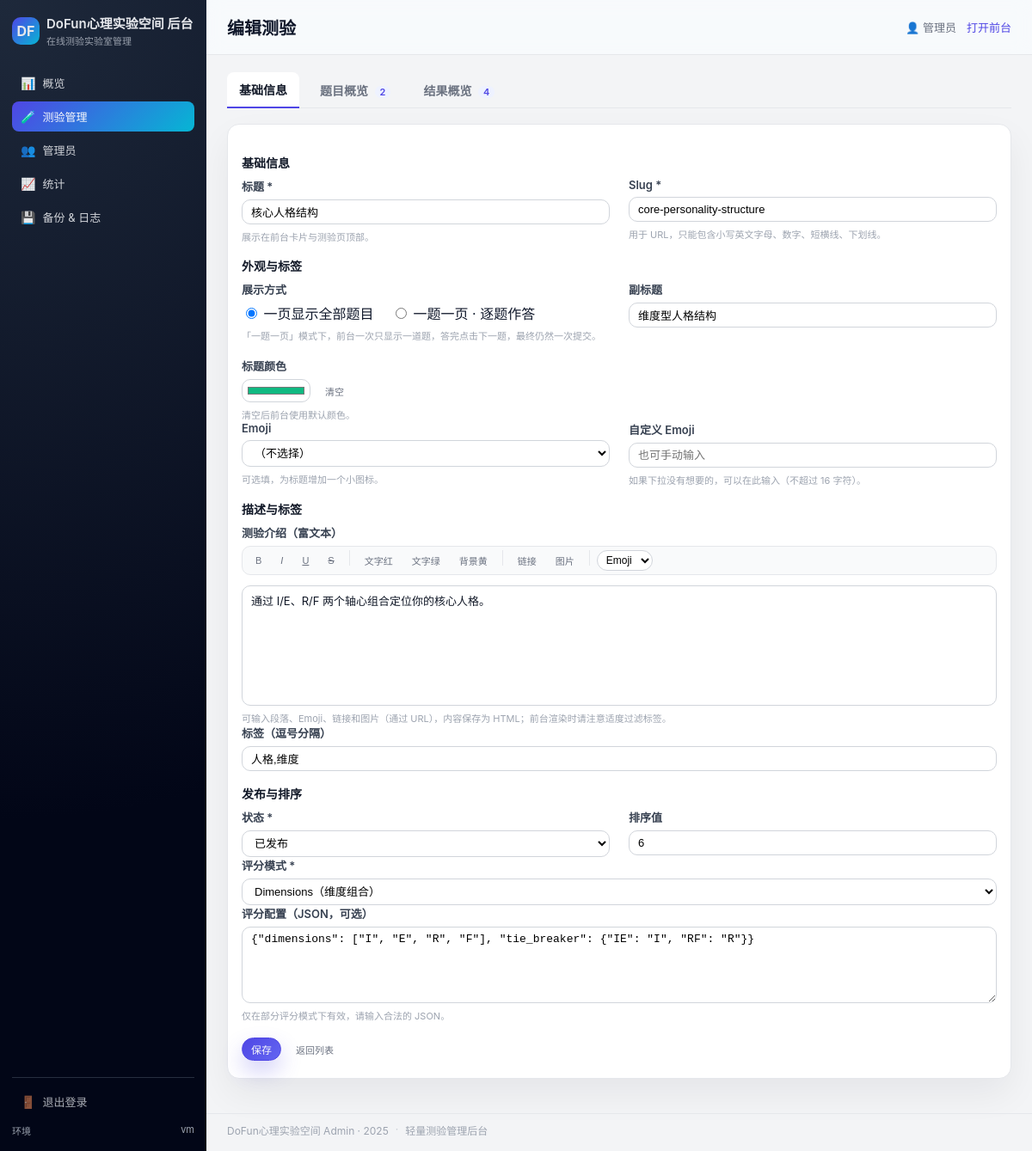
/admin/test_edit.php?id=3 (signed in), run on the app's committed database.
### tables this page shows
CREATE TABLE `tests` (
  `id` int(10) UNSIGNED NOT NULL,
  `slug` varchar(100) NOT NULL,
  `title` varchar(255) NOT NULL,
  `subtitle` varchar(255) DEFAULT NULL,
  `description` text,
  `title_color` char(7) DEFAULT NULL,
  `emoji` varchar(16) DEFAULT NULL,
  `tags` varchar(255) DEFAULT NULL,
  `status` enum('draft','published','archived') NOT NULL DEFAULT 'draft',
  `sort_order` int(11) NOT NULL DEFAULT '0',
  `created_at` datetime NOT NULL DEFAULT CURRENT_TIMESTAMP,
  `updated_at` datetime NOT NULL DEFAULT CURRENT_TIMESTAMP ON UPDATE CURRENT_TIMESTAMP,
  `scoring_mode` enum('simple','dimensions','range','custom') NOT NULL DEFAULT 'simple',
  `scoring_config` json DEFAULT NULL,
  `display_mode` enum('single_page','step_by_step') NOT NULL DEFAULT 'single_page'
);

### admin/test_edit.php (called while the page is built, shortened)
<?php
$section = isset($_GET['section']) ? trim((string)$_GET['section']) : 'basic';
include __DIR__ . '/layout.php';

### admin/partials/test_edit_content.php (the view, shortened to what this page needs)
<?php
$testId   = isset($_GET['id']) && ctype_digit((string)$_GET['id']) ? (int)$_GET['id'] : null;
$section  = isset($section) ? $section : (isset($_GET['section']) ? trim((string)$_GET['section']) : 'basic');
$errors   = [];
$statuses = [
    'draft'     => '草稿',
    'published' => '已发布',
    'archived'  => '已归档',
];
function admin_column_exists(PDO $pdo, string $table, string $column): bool
{
    static $cache = [];
    $dbName = (string)$pdo->query('SELECT DATABASE()')->fetchColumn();
    $key = "{$dbName}.{$table}.{$column}";
    $stmt = $pdo->prepare("
        SELECT 1
        FROM information_schema.COLUMNS
        WHERE TABLE_SCHEMA = ? AND TABLE_NAME = ? AND COLUMN_NAME = ?
        LIMIT 1
    ");
    $stmt->execute([$dbName, $table, $column]);
    $cache[$key] = (bool)$stmt->fetchColumn();
    return $cache[$key];
}
$hasTitleColorCol = admin_column_exists($pdo, 'tests', 'title_color');
$emojiOptions = [
    ''   => '（不选择）',
    '🧠' => '🧠 大脑',
    '💘' => '💘 爱心',
    '🔥' => '🔥 火焰',
    '🌙' => '🌙 月亮',
    '🎲' => '🎲 骰子',
    '📚' => '📚 书本',
    '😈' => '😈 小恶魔',
    '🌈' => '🌈 彩虹',
    '⭐' => '⭐ 星星',
    '🎯' => '🎯 靶心',
    '🎧' => '🎧 耳机',
    '🪐' => '🪐 行星',
];
$scoringModes = [
    'simple'     => 'Simple（单结果）',
    'dimensions' => 'Dimensions（维度组合）',
    'range'      => 'Range（区间）',
    'custom'     => 'Custom（自定义）',
];
$formData = [
    'title'          => '',
    'slug'           => '',
    'subtitle'       => '',
    'description'    => '',
    'emoji'          => '',
    'title_color'    => '#6366F1',
    'tags'           => '',
    'status'         => 'draft',
    'sort_order'     => 0,
    'scoring_mode'   => 'simple',
    'scoring_config' => '',
    'display_mode'   => 'single_page',
];
$existingTest = null;
if ($testId) {
    $stmt = $pdo->prepare('SELECT * FROM tests WHERE id = :id LIMIT 1');
    $stmt->execute([':id' => $testId]);
    $existingTest = $stmt->fetch(PDO::FETCH_ASSOC);
    if (!$existingTest) {
        $errors[] = '未找到对应的测验。';
    } else {
        foreach ($formData as $key => $defaultValue) {
            if (array_key_exists($key, $existingTest)) {
                $formData[$key] = $existingTest[$key] ?? '';
            }
        }
    }
}
?>
<?php
$emojiSelectValue = array_key_exists($formData['emoji'], $emojiOptions) ? $formData['emoji'] : '';
$questions = [];
$results = [];
if ($testId && $existingTest) {
    $stmtQ = $pdo->prepare("
        SELECT id, question_text, sort_order
        FROM questions
        WHERE test_id = :test_id
        ORDER BY sort_order ASC, id ASC
    ");
    $stmtQ->execute([':test_id' => $testId]);
    $questions = $stmtQ->fetchAll(PDO::FETCH_ASSOC);
    $stmtR = $pdo->prepare("
        SELECT id, code, title, description, image_url, min_score, max_score
        FROM results
        WHERE test_id = :test_id
        ORDER BY id ASC
    ");
    $stmtR->execute([':test_id' => $testId]);
    $results = $stmtR->fetchAll(PDO::FETCH_ASSOC);
}
?>
<div class="admin-subtabs">
    <a href="test_edit.php?id=<?= $testId ?>&section=basic"
       class="admin-subtab__item <?= $section === 'basic' ? 'is-active' : '' ?>">基础信息</a>
    <a href="test_edit.php?id=<?= $testId ?>&section=questions"
       class="admin-subtab__item <?= $section === 'questions' ? 'is-active' : '' ?>">
        题目概览
        <?php if (!empty($questions)): ?>
            <span class="admin-subtab__badge"><?= count($questions) ?></span>
        <?php endif; ?>
    </a>
    <a href="test_edit.php?id=<?= $testId ?>&section=results"
       class="admin-subtab__item <?= $section === 'results' ? 'is-active' : '' ?>">
        结果概览
        <?php if (!empty($results)): ?>
            <span class="admin-subtab__badge"><?= count($results) ?></span>
        <?php endif; ?>
    </a>
</div>
<?php if ($section === 'basic'): ?>
    <div class="admin-card admin-card--form">
        <form method="post">
            <div class="form-section">
                <div class="form-section__title">基础信息</div>
                <div class="form-grid">
                    <div class="form-field">
                        <label class="form-label">标题 *</label>
                        <input type="text" name="title" class="form-input" value="<?= htmlspecialchars($formData['title']) ?>" required>
                        <p class="form-help">展示在前台卡片与测验页顶部。</p>
                    </div>
                    <div class="form-field">
                        <label class="form-label">Slug *</label>
                        <input type="text" name="slug" class="form-input" value="<?= htmlspecialchars($formData['slug']) ?>" required>
                        <p class="form-help">用于 URL，只能包含小写英文字母、数字、短横线、下划线。</p>
                    </div>
                </div>
            </div>
            <div class="form-section">
                <div class="form-section__title">外观与标签</div>
                <div class="form-grid">
                    <div class="form-field">
                        <label class="form-label">展示方式</label>
                        <div class="radio-group inline">
                            <label>
                                <input type="radio" name="display_mode" value="single_page"
                                       <?= ($formData['display_mode'] ?? 'single_page') === 'single_page' ? 'checked' : '' ?>>
                                一页显示全部题目
                            </label>
                            <label style="margin-left:16px;">
                                <input type="radio" name="display_mode" value="step_by_step"
                                       <?= ($formData['display_mode'] ?? '') === 'step_by_step' ? 'checked' : '' ?>>
                                一题一页 · 逐题作答
                            </label>
                        </div>
                        <p class="form-help">「一题一页」模式下，前台一次只显示一道题，答完点击下一题，最终仍然一次提交。</p>
                    </div>
                    <div class="form-field">
                        <label class="form-label">副标题</label>
                        <input type="text" name="subtitle" class="form-input" value="<?= htmlspecialchars($formData['subtitle']) ?>">
                    </div>
                    <div class="form-field">
                        <label class="form-label">标题颜色</label>
                        <div style="display:flex;align-items:center;gap:8px;">
                            <input type="color"
                                   class="form-input"
                                   style="width:80px;padding:4px;"
                                   name="title_color"
                                   value="<?= htmlspecialchars($formData['title_color'] !== '' ? $formData['title_color'] : '#6366F1') ?>"
                                   oninput="this.form.title_color_clear.value='0';">
                            <button type="button" class="btn btn-ghost btn-xs"
                                    onclick="this.closest('form').title_color_clear.value='1'; this.closest('form').title_color.value='#6366F1';">
                                清空
                            </button>
                        </div>
                        <p class="form-help">清空后前台使用默认颜色。</p>
                    </div>
                </div>
                <div class="form-grid">
                    <div class="form-field">
                        <label class="form-label">Emoji</label>
                        <select name="emoji" class="form-select">
                            <?php foreach ($emojiOptions as $value => $label): ?>
                                <option value="<?= htmlspecialchars($value) ?>"<?= $emojiSelectValue === $value ? ' selected' : '' ?>>
                                    <?= htmlspecialchars($label) ?>
                                </option>
                            <?php endforeach; ?>
                        </select>
                        <p class="form-help">可选填，为标题增加一个小图标。</p>
                    </div>
                    <div class="form-field">
                        <label class="form-label">自定义 Emoji</label>
                        <input type="text" name="emoji_custom" class="form-input"
                               value="<?= htmlspecialchars($emojiSelectValue === '' ? $formData['emoji'] : '') ?>" maxlength="16" placeholder="也可手动输入">
                        <p class="form-help">如果下拉没有想要的，可以在此输入（不超过 16 字符）。</p>
                    </div>
                </div>
            </div>
            <div class="form-section">
                <div class="form-section__title">描述与标签</div>
                <div class="form-field">
                    <label class="form-label">测验介绍（富文本）</label>
                    <div class="rte-toolbar" data-rte-for="description-editor-main">
                        <button type="button" class="btn btn-xs btn-ghost" data-cmd="bold">B</button>
                        <button type="button" class="btn btn-xs btn-ghost" data-cmd="italic"><em>I</em></button>
                        <button type="button" class="btn btn-xs btn-ghost" data-cmd="underline"><u>U</u></button>
                        <button type="button" class="btn btn-xs btn-ghost" data-cmd="strikeThrough"><s>S</s></button>
                        <button type="button" class="btn btn-xs btn-ghost" data-cmd="foreColor" data-value="#ef4444">文字红</button>
                        <button type="button" class="btn btn-xs btn-ghost" data-cmd="foreColor" data-value="#22c55e">文字绿</button>
                        <button type="button" class="btn btn-xs btn-ghost" data-cmd="backColor" data-value="#fef9c3">背景黄</button>
                        <button type="button" class="btn btn-xs btn-ghost" data-cmd="createLink">链接</button>
                        <button type="button" class="btn btn-xs btn-ghost" data-cmd="insertImage">图片</button>
                        <select class="rte-emoji-picker">
                            <option value="">Emoji</option>
                        </select>
                    </div>
                    <div id="description-editor-main"
                         class="rte-editor"
                         contenteditable="true"><?= !empty($formData['description']) ? $formData['description'] : '' ?></div>
                    <p class="form-help">
                        可输入段落、Emoji、链接和图片（通过 URL），内容保存为 HTML；前台渲染时请注意适度过滤标签。
                    </p>
                </div>
                <div class="form-field">
                    <label class="form-label">标签（逗号分隔）</label>
                    <input type="text" name="tags" class="form-input" value="<?= htmlspecialchars($formData['tags']) ?>" placeholder="例如：性格, MBTI, 自我探索">
                </div>
            </div>
            <div class="form-section">
                <div class="form-section__title">发布与排序</div>
                <div class="form-grid">
                    <div class="form-field">
                        <label class="form-label">状态 *</label>
                        <select name="status" class="form-select">
                            <?php foreach ($statuses as $value => $label): ?>
                                <option value="<?= htmlspecialchars($value) ?>"<?= $formData['status'] === $value ? ' selected' : '' ?>>
                                    <?= htmlspecialchars($label) ?>
                                </option>
                            <?php endforeach; ?>
                        </select>
                    </div>
                    <div class="form-field">
                        <label class="form-label">排序值</label>
                        <input type="number" name="sort_order" class="form-input" value="<?= (int)$formData['sort_order'] ?>" step="1">
                    </div>
                </div>
                <div class="form-grid">
                    <div class="form-field">
                        <label class="form-label">评分模式 *</label>
                        <select name="scoring_mode" class="form-select">
                            <?php foreach ($scoringModes as $value => $label): ?>
                                <option value="<?= htmlspecialchars($value) ?>"<?= $formData['scoring_mode'] === $value ? ' selected' : '' ?>>
                                    <?= htmlspecialchars($label) ?>
                                </option>
                            <?php endforeach; ?>
                        </select>
                    </div>
                </div>
                <div class="form-field">
                    <label class="form-label">评分配置（JSON，可选）</label>
                    <textarea name="scoring_config" class="form-textarea" rows="5" placeholder='例如：{"dimensions":["I","E","R","F"]}'><?= htmlspecialchars($formData['scoring_config']) ?></textarea>
                    <p class="form-help">仅在部分评分模式下有效，请输入合法的 JSON。</p>
                </div>
            </div>
            <div class="form-actions">
                <button type="submit" class="btn btn-primary">保存</button>
                <a class="btn btn-ghost btn-xs" href="/admin/tests.php">返回列表</a>
            </div>
        </form>
    </div>
<?php endif; ?>

### data on the page
tests: title "核心人格结构", slug "core-personality-structure", display_mode "☑ 一页显示全部题目", display_mode "☐ 一题一页 · 逐题作答", subtitle "维度型人格结构", title_color "#10b981", emoji "（不选择）", description "通过 I/E、R/F 两个轴心组合定位你的核心人格。", tags "人格,维度", status "已发布", sort_order "6", scoring_mode "Dimensions（维度组合）", scoring_config "{\"dimensions\": [\"I\", \"E\", \"R\", \"F\"], \"tie_breaker\": {\"IE\": \"I\", \"RF\": \"R\"}}"

### other printed values
php_uname('n') "vm"
$pageTitle "编辑测验"
count($questions) "2"
count($results) "4"
